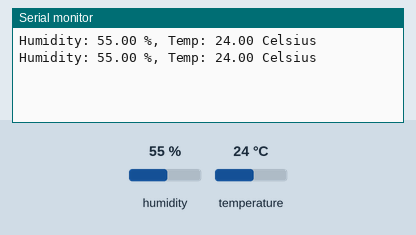
Recording of a sketch running on a simulated Arduino Uno, built with avr-gcc and run on an emulated ATmega328P. On the bench: the last lines printed to the serial monitor. Inputs (shaded band) come from the test bench; at power-on: humidity 55 %, temperature 24 °C.

Above: at 14.8 s.
14.9 s: humidity set to 22 %
25.4 s: temperature set to 12 °C
At 26.9 s:
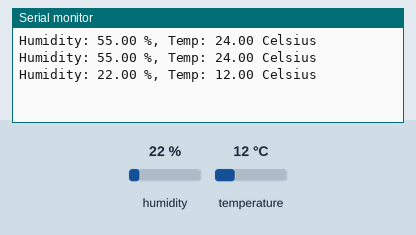
35.9 s: humidity set to 40 %
At 38.7 s:
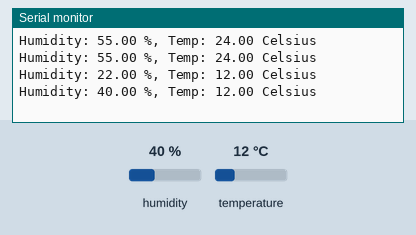
Timing chart, 0 to 40.2 s (numbered marks = the images above; inputs shaded):
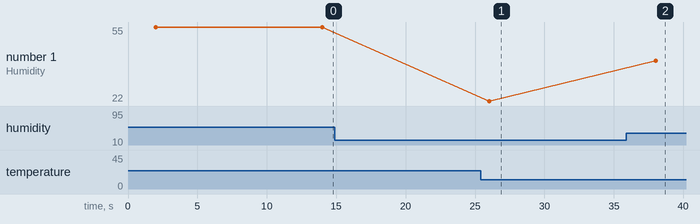

The sketch:

humidity_and_temp.ino
```cpp
/* How to use the DHT-22 sensor with Arduino uno
   Temperature and humidity sensor
*/

//Libraries
#include <DHT.h>;

//Constants
#define DHTPIN 7     // what pin we're connected to
#define DHTTYPE DHT22   // DHT 22  (AM2302)
DHT dht(DHTPIN, DHTTYPE); //// Initialize DHT sensor for normal 16mhz Arduino


//Variables
int chk =0;
float hum =0;  //Stores humidity value
float temp =0; //Stores temperature value

void setup()
{
  Serial.begin(9600);
  dht.begin();
}

void loop()
{
    delay(2000);
    //Read data and store it to variables hum and temp
    hum = dht.readHumidity();
    temp= dht.readTemperature();
    //Print temp and humidity values to serial monitor
    Serial.print("Humidity: ");
    Serial.print(hum);
    Serial.print(" %, Temp: ");
    Serial.print(temp);
    Serial.println(" Celsius");
    delay(10000); //Delay 2 sec.
}
```

Measured:
- after the input at 25.4 s, the serial monitor: prints a new line after 0.62 s (image 1)
- after the input at 35.9 s, the serial monitor: prints a new line after 2.1 s (image 2)
- plotted number 1: 22 → 40 after the input at 35.9 s
